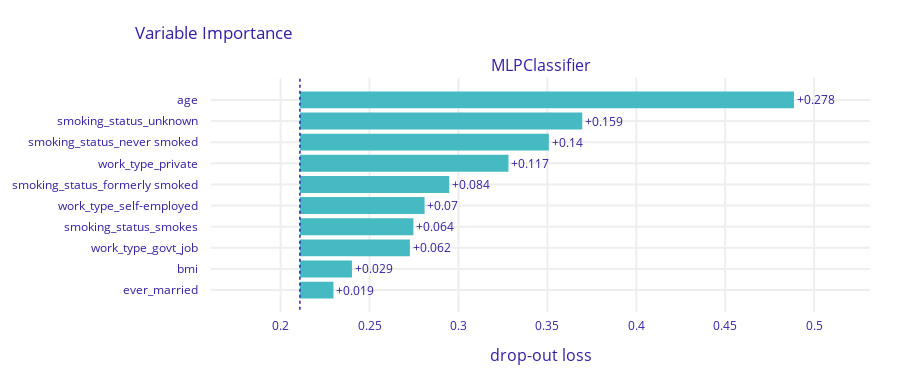

Notebook code for this chart:
### Code cell
explainer.model_parts().plot()

### Figure 1 — Plotly figure (JSON) as saved in the notebook; plotly's stock layout.template omitted (floating-point values rounded to 4 significant figures)
{"data": [{"base": 0.2109, "hoverinfo": "text", "hoverlabel": {"bgcolor": "rgba(0,0,0,0.8)"}, "hovertext": ["Model: MLPClassifier loss after<br>variable: age is permuted: 0.489<br>Drop-out loss change: +0.278", "Model: MLPClassifier loss after<br>variable: smoking_status_unknown is permuted: 0.37<br>Drop-out loss change: +0.159", "Model: MLPClassifier loss after<br>variable: smoking_status_never smoked is permuted: 0.351<br>Drop-out loss change: +0.14", "Model: MLPClassifier loss after<br>variable: work_type_private is permuted: 0.328<br>Drop-out loss change: +0.117", "Model: MLPClassifier loss after<br>variable: smoking_status_formerly smoked is permuted: 0.295<br>Drop-out loss change: +0.084", "Model: MLPClassifier loss after<br>variable: work_type_self-employed is permuted: 0.281<br>Drop-out loss change: +0.07", "Model: MLPClassifier loss after<br>variable: smoking_status_smokes is permuted: 0.275<br>Drop-out loss change: +0.064", "Model: MLPClassifier loss after<br>variable: work_type_govt_job is permuted: 0.273<br>Drop-out loss change: +0.062", "Model: MLPClassifier loss after<br>variable: bmi is permuted: 0.24<br>Drop-out loss change: +0.029", "Model: MLPClassifier loss after<br>variable: ever_married is permuted: 0.23<br>Drop-out loss change: +0.019"], "marker": {"color": "#46bac2"}, "orientation": "h", "showlegend": false, "text": ["+0.278", "+0.159", "+0.14", "+0.117", "+0.084", "+0.07", "+0.064", "+0.062", "+0.029", "+0.019"], "textposition": "outside", "type": "bar", "x": [0.2778, 0.1588, 0.14, 0.1173, 0.08397, 0.0701, 0.06381, 0.06185, 0.02926, 0.01888], "xaxis": "x", "y": ["age", "smoking_status_unknown", "smoking_status_never smoked", "work_type_private", "smoking_status_formerly smoked", "work_type_self-employed", "smoking_status_smokes", "work_type_govt_job", "bmi", "ever_married"], "yaxis": "y"}], "layout": {"annotations": [{"font": {"size": 16}, "showarrow": false, "text": "MLPClassifier", "x": 0.5, "xanchor": "center", "xref": "paper", "y": 1, "yanchor": "bottom", "yref": "paper"}, {"font": {"size": 16}, "showarrow": false, "text": "drop-out loss", "x": 0.5, "xanchor": "center", "xref": "paper", "y": 0, "yanchor": "top", "yref": "paper", "yshift": -30}], "font": {"color": "#371ea3"}, "height": 383, "margin": {"b": 71, "r": 30, "t": 78}, "shapes": [{"line": {"color": "#371ea3", "dash": "dot", "width": 1.5}, "type": "line", "x0": 0.2109, "x1": 0.2109, "xref": "x", "y0": -1, "y1": 10, "yref": "y"}], "title": {"text": "Variable Importance", "x": 0.15}, "xaxis": {"anchor": "y", "automargin": true, "domain": [0, 1], "fixedrange": true, "gridwidth": 2, "range": [0.1609, 0.5314], "tickcolor": "white", "ticklen": 3, "ticks": "outside", "type": "linear", "zeroline": false}, "yaxis": {"anchor": "x", "automargin": true, "autorange": "reversed", "domain": [0, 1], "fixedrange": true, "gridwidth": 2, "tickcolor": "white", "ticklen": 10, "ticks": "outside", "type": "category"}}}
